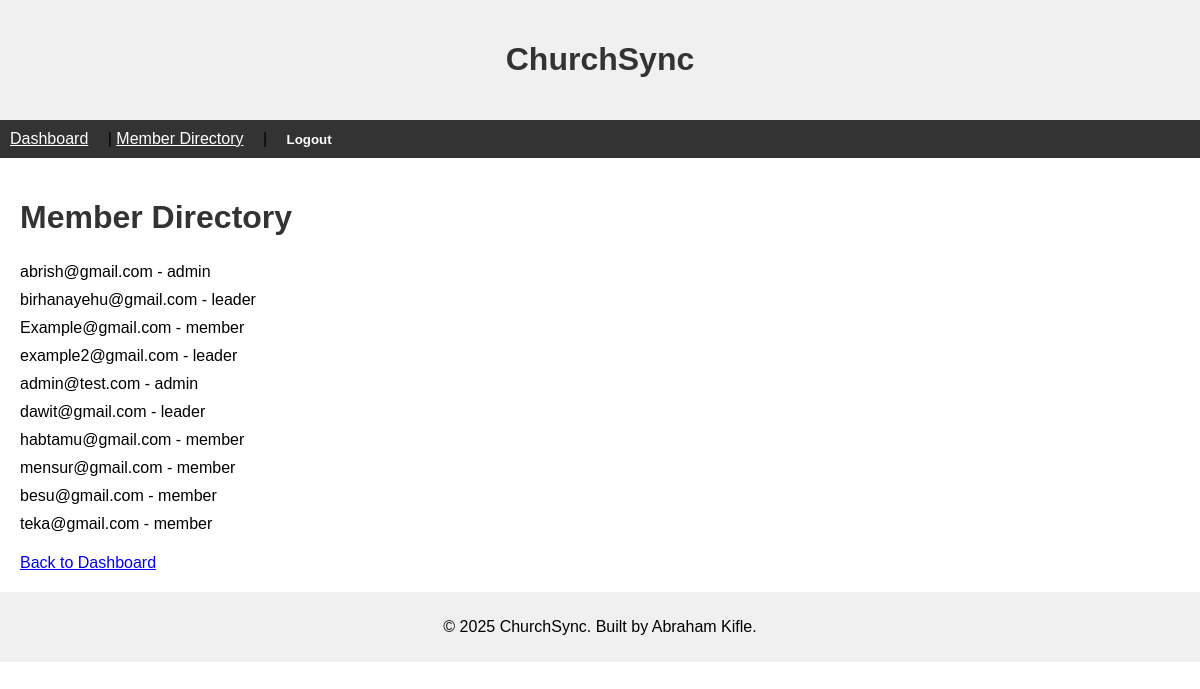
Page /directory/ (signed in) on the committed database.
### users/models.py (models this page shows, shortened)
class User(AbstractUser):
    username = None  # No username - using email instead
    email = models.EmailField(unique=True)  # Email is the ID, no repeats
    role = models.CharField(max_length=20, choices=[('admin', 'Admin'), ('leader', 'Leader'), ('member', 'Member')], default='member')
    is_approved = models.BooleanField(default=False)  # New users need approval
    objects = UserManager()  # Use my manager
    USERNAME_FIELD = 'email'  # Login with email
    REQUIRED_FIELDS = []  # Just email and password needed

### teams/views.py (the view)
# urls.py: path('directory/', member_directory, name='member_directory'),  # Member list page
def member_directory(request):
    if not request.user.is_authenticated:
        return redirect('login')
    if request.user.role == 'admin':
        members = User.objects.filter(is_approved=True)
    elif request.user.role == 'leader':
        team = request.user.led_teams.first()  # Get leader's first team
        members = User.objects.filter(teammember__team=team, is_approved=True)
    else:
        members = []
    return render(request, 'member_directory.html', {'members': members})

### templates/member_directory.html (shortened to what this page needs)
{% extends 'base.html' %}
{% block content %}
    <h1>Member Directory</h1>
    <ul>
        {% for member in members %}
            <li>{{ member.email }} - {{ member.role }}</li>
        {% endfor %}
    </ul>
    <a href="{% if request.user.role == 'admin' %}/dashboard/admin/{% else %}/dashboard/teams/{{ request.user.led_teams.first.id }}/{% endif %}">Back to Dashboard</a>
{% endblock %}

### static/css/styles.css (style rules this page uses)
body { font-family: Arial, sans-serif; margin: 0; }
h1 { color: #333; }
ul { list-style-type: none; padding: 0; }
li { padding: 5px 0; }

### rows in the picture
User: email "abrish@gmail.com", role "admin"
User: email "birhanayehu@gmail.com", role "leader"
User: email "Example@gmail.com", role "member"
User: email "example2@gmail.com", role "leader"
User: email "admin@test.com", role "admin"
User: email "dawit@gmail.com", role "leader"
User: email "habtamu@gmail.com", role "member"
User: email "mensur@gmail.com", role "member"
User: email "besu@gmail.com", role "member"
User: email "teka@gmail.com", role "member"
